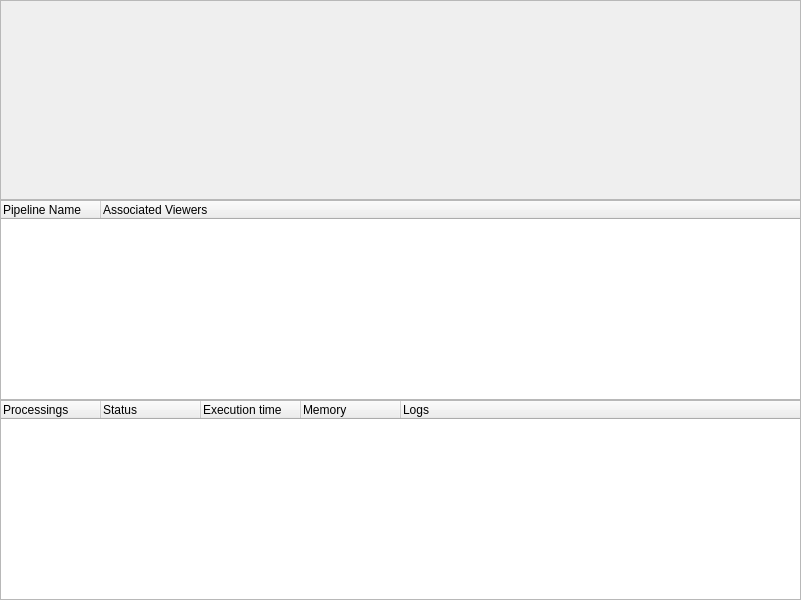
<?xml version="1.0" encoding="UTF-8"?>
<ui version="4.0">
 <class>board</class>
 <widget class="QMainWindow" name="board">
  <property name="geometry">
   <rect>
    <x>0</x>
    <y>0</y>
    <width>801</width>
    <height>600</height>
   </rect>
  </property>
  <property name="windowTitle">
   <string>Controller Viewer</string>
  </property>
  <property name="windowIcon">
   <iconset resource="icones.qrc">
    <normaloff>:/icones/logo</normaloff>:/icones/logo</iconset>
  </property>
  <widget class="QWidget" name="tree_widget">
   <layout class="QVBoxLayout" name="verticalLayout">
    <property name="spacing">
     <number>0</number>
    </property>
    <property name="margin">
     <number>0</number>
    </property>
    <item>
     <widget class="QScrollArea" name="board_outputs">
      <property name="widgetResizable">
       <bool>true</bool>
      </property>
      <widget class="QWidget" name="scrollAreaWidgetContents">
       <property name="geometry">
        <rect>
         <x>0</x>
         <y>0</y>
         <width>799</width>
         <height>198</height>
        </rect>
       </property>
      </widget>
     </widget>
    </item>
    <item>
     <widget class="QTreeWidget" name="treeWidget">
      <column>
       <property name="text">
        <string>Pipeline Name</string>
       </property>
      </column>
      <column>
       <property name="text">
        <string>Associated Viewers</string>
       </property>
      </column>
     </widget>
    </item>
    <item>
     <widget class="QTreeWidget" name="board_controller">
      <column>
       <property name="text">
        <string>Processings</string>
       </property>
      </column>
      <column>
       <property name="text">
        <string>Status</string>
       </property>
      </column>
      <column>
       <property name="text">
        <string>Execution time</string>
       </property>
      </column>
      <column>
       <property name="text">
        <string>Memory</string>
       </property>
      </column>
      <column>
       <property name="text">
        <string>Logs</string>
       </property>
      </column>
     </widget>
    </item>
   </layout>
  </widget>
 </widget>
 <resources>
  <include location="icones.qrc"/>
 </resources>
 <connections/>
</ui>
